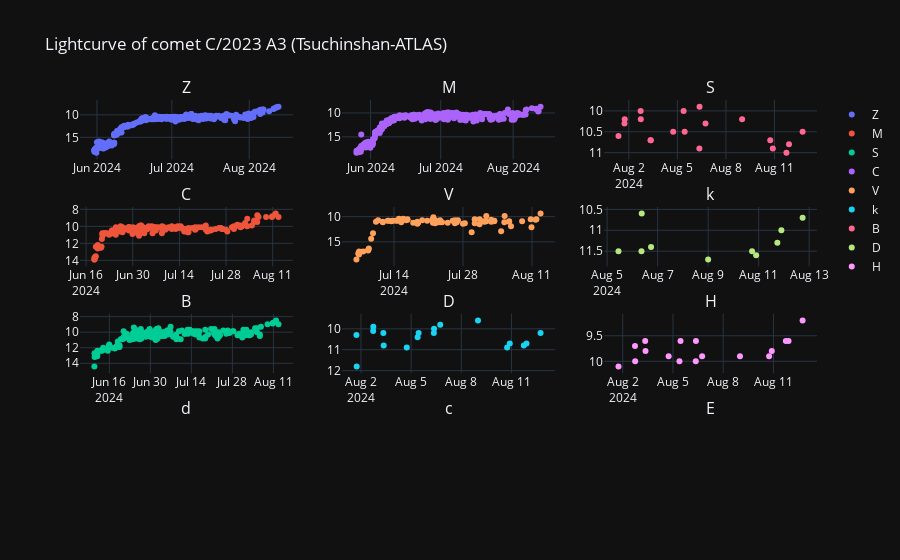

Notebook code cell kept with this figure:
### Code cell
# Variables a graficar
tiempo = curva_de_luz_df.obs_date
obs_method = curva_de_luz_df.obs_method_key.unique()

# Inicializar la figura con subplots
fig = make_subplots(rows=4, cols=3, subplot_titles= obs_method)

# Agregar trazas a los subplots
for metodo, fila, columna  in zip(obs_method, [1]*3 + [2]*3 + [3]*3, [1,2,3]*3):
    fig.add_trace(go.Scatter(x=tiempo, y=curva_de_luz_df.magnitude[curva_de_luz_df.obs_method_key == metodo], mode="markers",name = metodo), row = columna, col = fila)

# Actualizar el diseño de los subplots
fig.update_layout(title_text = 'Lightcurve of comet C/2023 A3 (Tsuchinshan-ATLAS)', template = 'plotly_dark')
fig.update_yaxes(autorange="reversed")

# Mostrar la figura
fig.show()

### Figure 1 — Plotly figure (JSON) as saved in the notebook; plotly's stock layout.template omitted (floating-point values rounded to 4 significant figures; data arrays with more than 128 entries replaced by an {"elided": "..."} marker saying what was removed)
{"data": [{"mode": "markers", "name": "Z", "type": "scatter", "x": {"elided": "1148 str values"}, "xaxis": "x", "y": {"elided": "292 float values"}, "yaxis": "y"}, {"mode": "markers", "name": "M", "type": "scatter", "x": {"elided": "1148 str values"}, "xaxis": "x4", "y": {"elided": "174 float values"}, "yaxis": "y4"}, {"mode": "markers", "name": "S", "type": "scatter", "x": {"elided": "1148 str values"}, "xaxis": "x7", "y": {"elided": "193 float values"}, "yaxis": "y7"}, {"mode": "markers", "name": "C", "type": "scatter", "x": {"elided": "1148 str values"}, "xaxis": "x2", "y": {"elided": "338 float values"}, "yaxis": "y2"}, {"mode": "markers", "name": "V", "type": "scatter", "x": {"elided": "1148 str values"}, "xaxis": "x5", "y": [9.4, 10.5, 10.6, 12.1, 10.5, 10.9, 11.9, 11, 10.9, 9.9, 11.1, 12.9, 10.8, 10.9, 10.6, 11, 10.9, 9.9, 10.9, 11, 10.9, 10.5, 11.5, 11.3, 10.5, 13.1, 11.3, 11.4, 10.7, 11.1, 10.7, 11.3, 10.8, 11.2, 11.1, 11.1, 10.7, 11.1, 10.7, 11.3, 10.1, 10.5, 11.2, 10.7, 10.8, 10.7, 11.2, 11.4, 11, 11.2, 10.5, 10.6, 10.7, 10.4, 11.1, 10.4, 10.8, 10.8, 10.8, 10.9, 10.8, 10.8, 11.1, 11, 10.7, 11, 13.3, 14.4, 16.3, 16.5, 16.7, 16.9, 16.9, 17.5, 17.3, 18.5], "yaxis": "y5"}, {"mode": "markers", "name": "k", "type": "scatter", "x": {"elided": "1148 str values"}, "xaxis": "x8", "y": [10.2, 10.7, 10.8, 10.7, 10.9, 9.6, 9.8, 10, 10.2, 10.2, 10.4, 10.9, 10.8, 10.2, 9.9, 10.1, 11.8, 10.3], "yaxis": "y8"}, {"mode": "markers", "name": "B", "type": "scatter", "x": {"elided": "1148 str values"}, "xaxis": "x3", "y": [10.5, 10.8, 11, 10.9, 10.7, 10.2, 10.3, 9.9, 10.9, 10.5, 10, 10.5, 10.7, 10.7, 10.2, 10, 10.2, 10.3, 10.6], "yaxis": "y3"}, {"mode": "markers", "name": "D", "type": "scatter", "x": {"elided": "1148 str values"}, "xaxis": "x6", "y": [10.7, 11, 11.3, 11.6, 11.5, 11.7, 11.4, 10.6, 11.5, 11.5], "yaxis": "y6"}, {"mode": "markers", "name": "H", "type": "scatter", "x": {"elided": "1148 str values"}, "xaxis": "x9", "y": [9.2, 9.6, 9.6, 9.8, 9.9, 9.9, 9.9, 9.6, 10, 9.6, 10, 9.9, 9.8, 9.6, 10, 9.7, 10.1], "yaxis": "y9"}], "layout": {"annotations": [{"font": {"size": 16}, "showarrow": false, "text": "Z", "x": 0.1444, "xanchor": "center", "xref": "paper", "y": 1, "yanchor": "bottom", "yref": "paper"}, {"font": {"size": 16}, "showarrow": false, "text": "M", "x": 0.5, "xanchor": "center", "xref": "paper", "y": 1, "yanchor": "bottom", "yref": "paper"}, {"font": {"size": 16}, "showarrow": false, "text": "S", "x": 0.8556, "xanchor": "center", "xref": "paper", "y": 1, "yanchor": "bottom", "yref": "paper"}, {"font": {"size": 16}, "showarrow": false, "text": "C", "x": 0.1444, "xanchor": "center", "xref": "paper", "y": 0.7188, "yanchor": "bottom", "yref": "paper"}, {"font": {"size": 16}, "showarrow": false, "text": "V", "x": 0.5, "xanchor": "center", "xref": "paper", "y": 0.7188, "yanchor": "bottom", "yref": "paper"}, {"font": {"size": 16}, "showarrow": false, "text": "k", "x": 0.8556, "xanchor": "center", "xref": "paper", "y": 0.7188, "yanchor": "bottom", "yref": "paper"}, {"font": {"size": 16}, "showarrow": false, "text": "B", "x": 0.1444, "xanchor": "center", "xref": "paper", "y": 0.4375, "yanchor": "bottom", "yref": "paper"}, {"font": {"size": 16}, "showarrow": false, "text": "D", "x": 0.5, "xanchor": "center", "xref": "paper", "y": 0.4375, "yanchor": "bottom", "yref": "paper"}, {"font": {"size": 16}, "showarrow": false, "text": "H", "x": 0.8556, "xanchor": "center", "xref": "paper", "y": 0.4375, "yanchor": "bottom", "yref": "paper"}, {"font": {"size": 16}, "showarrow": false, "text": "d", "x": 0.1444, "xanchor": "center", "xref": "paper", "y": 0.1562, "yanchor": "bottom", "yref": "paper"}, {"font": {"size": 16}, "showarrow": false, "text": "c", "x": 0.5, "xanchor": "center", "xref": "paper", "y": 0.1562, "yanchor": "bottom", "yref": "paper"}, {"font": {"size": 16}, "showarrow": false, "text": "E", "x": 0.8556, "xanchor": "center", "xref": "paper", "y": 0.1562, "yanchor": "bottom", "yref": "paper"}], "title": {"text": "Lightcurve of comet C/2023 A3 (Tsuchinshan-ATLAS)"}, "xaxis": {"anchor": "y", "domain": [0, 0.2889]}, "xaxis10": {"anchor": "y10", "domain": [0, 0.2889]}, "xaxis11": {"anchor": "y11", "domain": [0.3556, 0.6444]}, "xaxis12": {"anchor": "y12", "domain": [0.7111, 1]}, "xaxis2": {"anchor": "y2", "domain": [0.3556, 0.6444]}, "xaxis3": {"anchor": "y3", "domain": [0.7111, 1]}, "xaxis4": {"anchor": "y4", "domain": [0, 0.2889]}, "xaxis5": {"anchor": "y5", "domain": [0.3556, 0.6444]}, "xaxis6": {"anchor": "y6", "domain": [0.7111, 1]}, "xaxis7": {"anchor": "y7", "domain": [0, 0.2889]}, "xaxis8": {"anchor": "y8", "domain": [0.3556, 0.6444]}, "xaxis9": {"anchor": "y9", "domain": [0.7111, 1]}, "yaxis": {"anchor": "x", "autorange": "reversed", "domain": [0.8438, 1]}, "yaxis10": {"anchor": "x10", "autorange": "reversed", "domain": [0, 0.1562]}, "yaxis11": {"anchor": "x11", "autorange": "reversed", "domain": [0, 0.1562]}, "yaxis12": {"anchor": "x12", "autorange": "reversed", "domain": [0, 0.1562]}, "yaxis2": {"anchor": "x2", "autorange": "reversed", "domain": [0.8438, 1]}, "yaxis3": {"anchor": "x3", "autorange": "reversed", "domain": [0.8438, 1]}, "yaxis4": {"anchor": "x4", "autorange": "reversed", "domain": [0.5625, 0.7188]}, "yaxis5": {"anchor": "x5", "autorange": "reversed", "domain": [0.5625, 0.7188]}, "yaxis6": {"anchor": "x6", "autorange": "reversed", "domain": [0.5625, 0.7188]}, "yaxis7": {"anchor": "x7", "autorange": "reversed", "domain": [0.2812, 0.4375]}, "yaxis8": {"anchor": "x8", "autorange": "reversed", "domain": [0.2812, 0.4375]}, "yaxis9": {"anchor": "x9", "autorange": "reversed", "domain": [0.2812, 0.4375]}}}
